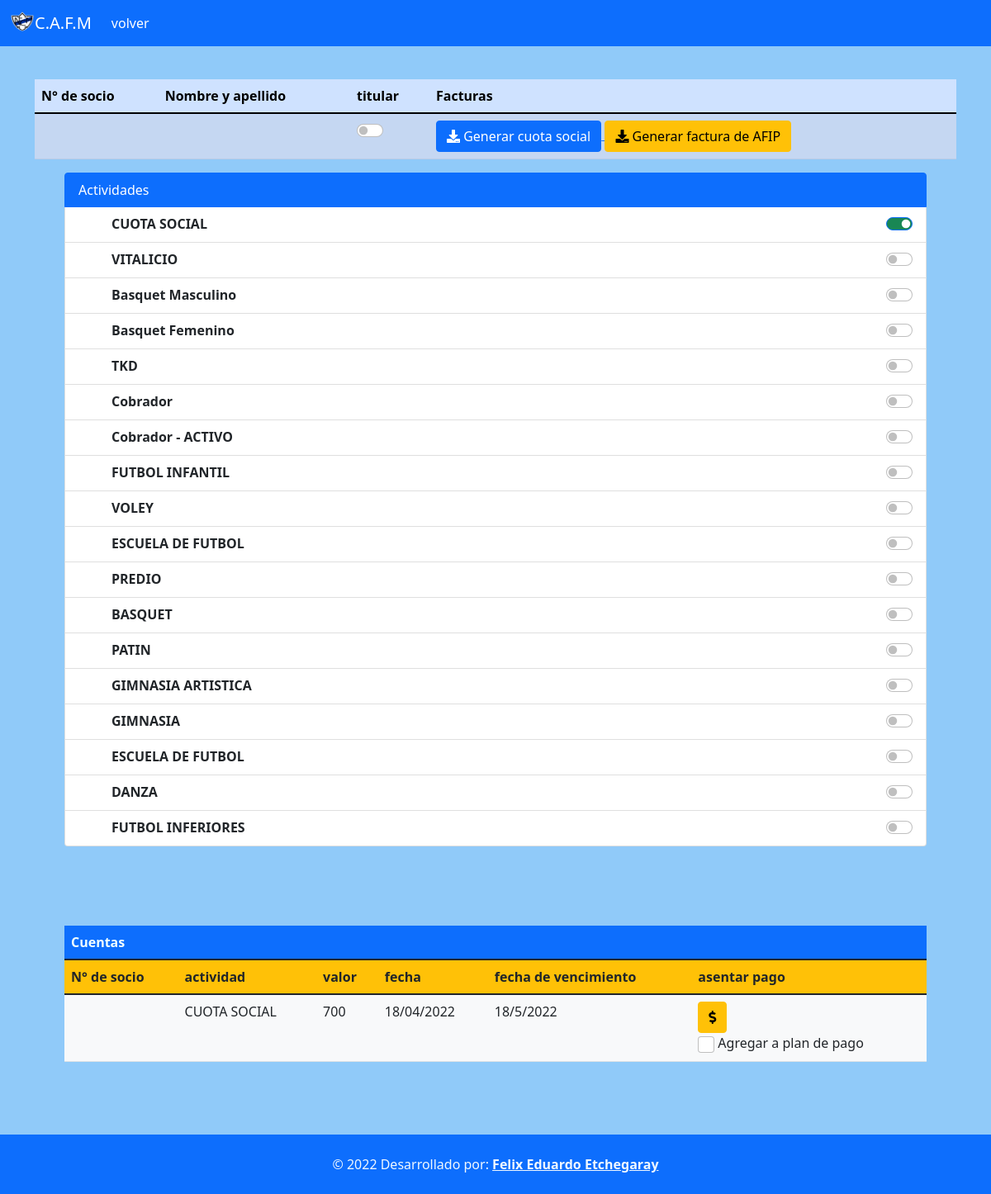
The app's page /pages/ficha_socio.php with its own data.
### tables this page shows
CREATE TABLE `activities` (
  `id` int(11) NOT NULL,
  `activitie` varchar(100) NOT NULL,
  `price` varchar(50) DEFAULT NULL
);

CREATE TABLE `accounts` (
  `id` int(11) NOT NULL,
  `pid` int(11) NOT NULL,
  `activitie` varchar(100) DEFAULT NULL,
  `price` varchar(50) DEFAULT NULL,
  `fecha` varchar(50) DEFAULT NULL
);

### components/ficha2.php (the view, shortened to what this page needs)
<?php
    function ficha($pid,$link){
            $query="select * from activities";
            $res=mysqli_query($link,$query);
            if(mysqli_num_rows($res)>0){
                echo '<ul class="list-group">
                <li class="list-group-item active" aria-current="true">Actividades</li>';
                while($row=mysqli_fetch_array($res)){
                    $aid=$row[0];
                    $query2="select * from partners_activities where pid='$pid' and aid='$aid'";
                    $res2=mysqli_query($link,$query2);
                    if(mysqli_num_rows($res2)>0){
                        echo '<li class="list-group-item">
                        <div class="form-check form-switch">
                            <input class="form-check-input bg-success" id="'.$row[0].'" onclick="changeCheckbox('.$row[0].')" style="float:right" type="checkbox" role="switch"  checked>
                            <label class="form-check-label" for="'.$row[0].'" style="float:left"><strong>'.$row[1].'</strong></label>
                        </div></li>';
                    }else{
                        echo '<li class="list-group-item">
                        <div class="form-check form-switch">
                            <input class="form-check-input" id="'.$row[0].'" onclick="changeCheckbox('.$row[0].')" style="float:right;" type="checkbox" role="switch"  >
                            <label class="form-check-label" for="'.$row[0].'" style="float:left; text-align:left; margin-right:20px;"><strong>'.$row[1].'</strong></label>
                        </div></li>';
                    }
                }
                echo '</ul>';
            }else{
                "no funciona";
            }
    }
?>

### components/table_accounts.php (shortened to what this page needs)
<?php
    function account_table($link,$pid,$state){
       if($state==0 || $state==2){
        $query="select * from accounts where pid='$pid'";
        $res=mysqli_query($link,$query);
        if(mysqli_num_rows($res)>0){
        echo ' <table class="table">
            <thead class="bg-primary">
            <tr>
                <th scope="col" style="color:azure">Cuentas</th>
                <th scope="col"></th>
                <th scope="col"></th>
                <th scope="col"></th>
                <th scope="col"></th>
                <th scope="col"></th>
            </tr>
            </thead>
            <thead class="bg-warning">
            <tr>
                <th scope="col">N° de socio</th>
                <th scope="col">actividad</th>
                <th scope="col">valor</th>
                <th scope="col">fecha</th>
                <th scope="col">fecha de vencimiento</th>
                <th scope="col">asentar pago</th>
            </tr>
            </thead>
            <tbody >';
                while($row=mysqli_fetch_array($res)){
                    $fecha=explode('/',$row[4]);
                    echo '<tr id='.$row[0].' class="bg-light">
                        <th scope="row">'.$pid.'</th>
                        <td>'.$row[2].'</td>
                        <td>'.$row[3].'</td>
                        <td>'.$row[4].'</td>
                        <td>'.$fecha[0].'/'.intval($fecha[1]+1).'/'.$fecha[2].'</td>
                        <td><button type="button" class="btn btn-warning" data-bs-toggle="modal" data-bs-target="#staticBackdrop-'.$row[0].'">
                        <i class="fa fa-dollar-sign"></i>
                        </button>
                        <div class="form-check" >
                            <input class="form-check-input" style="width:20px;height:20px" type="checkbox" value="1" id="defaultCheck1" onclick="addToPayment('.$row[0].',this)">
                            <label class="form-check-label" for="defaultCheck1">
                                Agregar a plan de pago
                            </label>
                            </div>
                        </td>
                        <div class="modal fade" id="staticBackdrop-'.$row[0].'" data-bs-backdrop="static" data-bs-keyboard="false" tabindex="-1" aria-labelledby="staticBackdropLabel" aria-hidden="true">
                    ¿Deseas dejar asentado el pago de la actividad <strong>'.ucfirst($row[2]).'</strong> ?
                    <input type="hidden" name="id" value='.$row[0].'>
                    <input type="hidden" name="pid" value='.$pid.'>
            </div>
                    </tr>';
                }
                echo '</tbody>
        </table>';
            }
       }
    }
?>

### records on screen
activities: activitie "CUOTA SOCIAL"
activities: activitie "VITALICIO"
activities: activitie "Basquet Masculino"
activities: activitie "Basquet Femenino"
activities: activitie "TKD"
activities: activitie "Cobrador"
activities: activitie "Cobrador - ACTIVO"
activities: activitie "FUTBOL INFANTIL"
activities: activitie "VOLEY"
activities: activitie "ESCUELA DE FUTBOL"
activities: activitie "PREDIO"
activities: activitie "BASQUET"
activities: activitie "PATIN"
activities: activitie "GIMNASIA ARTISTICA"
activities: activitie "GIMNASIA"
activities: activitie "ESCUELA DE FUTBOL"
activities: activitie "DANZA"
activities: activitie "FUTBOL INFERIORES"
accounts: activitie "CUOTA SOCIAL", price "700", fecha "18/04/2022", fecha "18", $fecha[1]+1 "5", fecha "2022"
